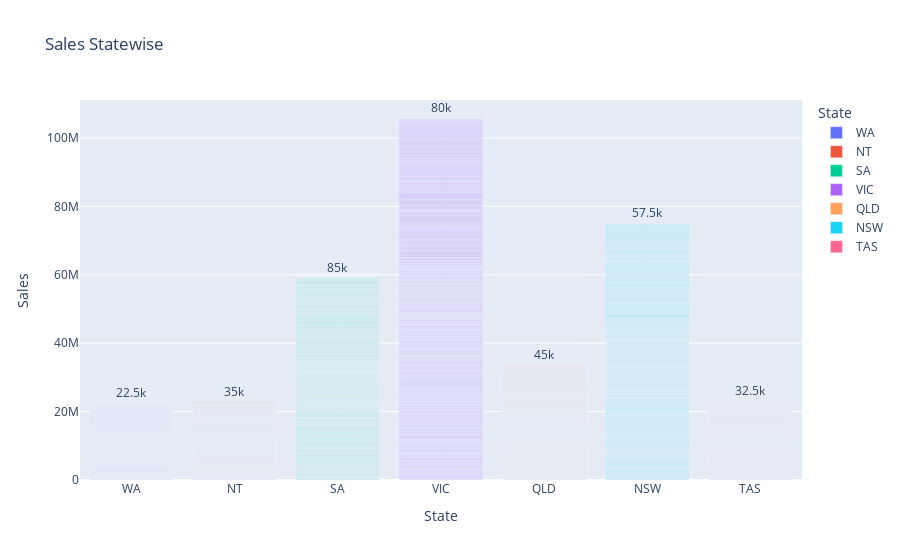

This figure's notebook cell:
### Code cell
px.bar(df,
       x = 'State', 
       y = 'Sales', 
       color = 'State',
       title="Sales Statewise",
       text_auto = True)

### Figure 1 — Plotly figure (JSON) as saved in the notebook; plotly's stock layout.template omitted (floating-point values rounded to 4 significant figures; data arrays with more than 128 entries replaced by an {"elided": "..."} marker saying what was removed)
{"data": [{"alignmentgroup": "True", "hovertemplate": "State=%{x}<br>Sales=%{y}<extra></extra>", "legendgroup": "WA", "marker": {"color": "#636efa", "pattern": {"shape": ""}}, "name": "WA", "offsetgroup": "WA", "orientation": "v", "showlegend": true, "textposition": "auto", "texttemplate": "%{y}", "type": "bar", "x": {"elided": "1080 str values"}, "xaxis": "x", "y": {"elided": "1080 int values"}, "yaxis": "y"}, {"alignmentgroup": "True", "hovertemplate": "State=%{x}<br>Sales=%{y}<extra></extra>", "legendgroup": "NT", "marker": {"color": "#EF553B", "pattern": {"shape": ""}}, "name": "NT", "offsetgroup": "NT", "orientation": "v", "showlegend": true, "textposition": "auto", "texttemplate": "%{y}", "type": "bar", "x": {"elided": "1080 str values"}, "xaxis": "x", "y": {"elided": "1080 int values"}, "yaxis": "y"}, {"alignmentgroup": "True", "hovertemplate": "State=%{x}<br>Sales=%{y}<extra></extra>", "legendgroup": "SA", "marker": {"color": "#00cc96", "pattern": {"shape": ""}}, "name": "SA", "offsetgroup": "SA", "orientation": "v", "showlegend": true, "textposition": "auto", "texttemplate": "%{y}", "type": "bar", "x": {"elided": "1080 str values"}, "xaxis": "x", "y": {"elided": "1080 int values"}, "yaxis": "y"}, {"alignmentgroup": "True", "hovertemplate": "State=%{x}<br>Sales=%{y}<extra></extra>", "legendgroup": "VIC", "marker": {"color": "#ab63fa", "pattern": {"shape": ""}}, "name": "VIC", "offsetgroup": "VIC", "orientation": "v", "showlegend": true, "textposition": "auto", "texttemplate": "%{y}", "type": "bar", "x": {"elided": "1080 str values"}, "xaxis": "x", "y": {"elided": "1080 int values"}, "yaxis": "y"}, {"alignmentgroup": "True", "hovertemplate": "State=%{x}<br>Sales=%{y}<extra></extra>", "legendgroup": "QLD", "marker": {"color": "#FFA15A", "pattern": {"shape": ""}}, "name": "QLD", "offsetgroup": "QLD", "orientation": "v", "showlegend": true, "textposition": "auto", "texttemplate": "%{y}", "type": "bar", "x": {"elided": "1080 str values"}, "xaxis": "x", "y": {"elided": "1080 int values"}, "yaxis": "y"}, {"alignmentgroup": "True", "hovertemplate": "State=%{x}<br>Sales=%{y}<extra></extra>", "legendgroup": "NSW", "marker": {"color": "#19d3f3", "pattern": {"shape": ""}}, "name": "NSW", "offsetgroup": "NSW", "orientation": "v", "showlegend": true, "textposition": "auto", "texttemplate": "%{y}", "type": "bar", "x": {"elided": "1080 str values"}, "xaxis": "x", "y": {"elided": "1080 int values"}, "yaxis": "y"}, {"alignmentgroup": "True", "hovertemplate": "State=%{x}<br>Sales=%{y}<extra></extra>", "legendgroup": "TAS", "marker": {"color": "#FF6692", "pattern": {"shape": ""}}, "name": "TAS", "offsetgroup": "TAS", "orientation": "v", "showlegend": true, "textposition": "auto", "texttemplate": "%{y}", "type": "bar", "x": {"elided": "1080 str values"}, "xaxis": "x", "y": {"elided": "1080 int values"}, "yaxis": "y"}], "layout": {"barmode": "relative", "legend": {"title": {"text": "State"}, "tracegroupgap": 0}, "title": {"text": "Sales Statewise"}, "xaxis": {"anchor": "y", "categoryarray": ["WA", "NT", "SA", "VIC", "QLD", "NSW", "TAS"], "categoryorder": "array", "domain": [0, 1], "title": {"text": "State"}}, "yaxis": {"anchor": "x", "domain": [0, 1], "title": {"text": "Sales"}}}}
